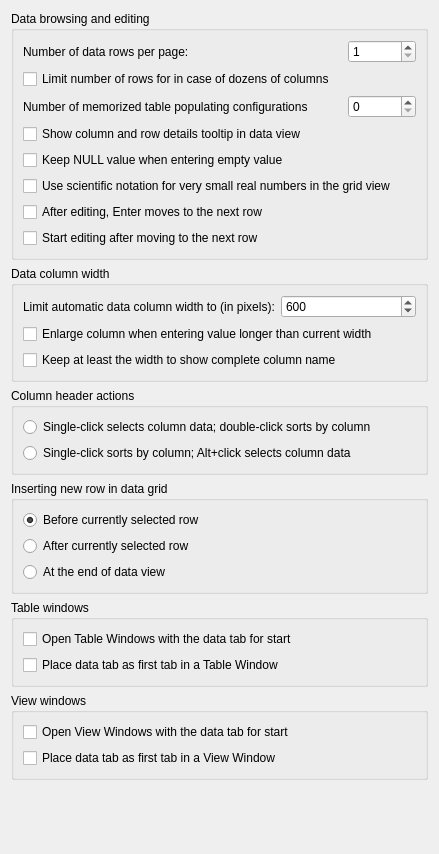
             <widget class="QWidget" name="dataBrowsingScrollAreaContents">
              <property name="geometry">
               <rect>
                <x>0</x>
                <y>0</y>
                <width>439</width>
                <height>854</height>
               </rect>
              </property>
              <layout class="QVBoxLayout" name="verticalLayout_34">
               <item>
                <widget class="QGroupBox" name="dataBrowsingGroup">
                 <property name="title">
                  <string>Data browsing and editing</string>
                 </property>
                 <layout class="QGridLayout" name="gridLayout_2">
                  <item row="2" column="2">
                   <widget class="QSpinBox" name="memPopulConfigsCheck">
                    <property name="toolTip">
                     <string>&lt;p&gt;Maximum number of configurations of Populate Table dialog stored in configuration. Value of 100 should be sufficient.&lt;/p&gt;</string>
                    </property>
                    <property name="maximum">
                     <number>999999</number>
                    </property>
                    <property name="cfg" stdset="0">
                     <string notr="true">General.PopulateHistorySize</string>
                    </property>
                   </widget>
                  </item>
                  <item row="2" column="0" colspan="2">
                   <widget class="QLabel" name="memPopulConfigsLabel">
                    <property name="toolTip">
                     <string>&lt;p&gt;Maximum number of configurations of Populate Table dialog stored in configuration. Value of 100 should be sufficient.&lt;/p&gt;</string>
                    </property>
                    <property name="text">
                     <string>Number of memorized table populating configurations</string>
                    </property>
                   </widget>
                  </item>
                  <item row="4" column="0" colspan="3">
                   <widget class="QCheckBox" name="keepNullWhenEmptyCheck">
                    <property name="toolTip">
                     <string>&lt;p&gt;When editing a cell which used to have NULL value and entering empty string as new value, then this option determinates whether the new value should remain NULL (have this option enabled), or should it be overwritten with empty string value (have this option disabled).&lt;/p&gt;</string>
                    </property>
                    <property name="text">
                     <string>Keep NULL value when entering empty value</string>
                    </property>
                    <property name="cfg" stdset="0">
                     <string notr="true">General.KeepNullWhenEmptyValue</string>
                    </property>
                   </widget>
                  </item>
                  <item row="7" column="0">
                   <widget class="QCheckBox" name="editCellAfterAdvancingCheck">
                    <property name="toolTip">
                     <string>&lt;html&gt;&lt;head/&gt;&lt;body&gt;&lt;p&gt;Automatically starts editing the cell in the next row after moving to it with Enter.&lt;/p&gt;&lt;/body&gt;&lt;/html&gt;</string>
                    </property>
                    <property name="text">
                     <string>Start editing after moving to the next row</string>
                    </property>
                    <property name="cfg" stdset="0">
                     <string notr="true">General.DataEditAutoAdvanceEdit</string>
                    </property>
                   </widget>
                  </item>
                  <item row="0" column="2">
                   <widget class="QSpinBox" name="rowsPerPageSpin">
                    <property name="maximumSize">
                     <size>
                      <width>150</width>
                      <height>16777215</height>
                     </size>
                    </property>
                    <property name="minimum">
                     <number>1</number>
                    </property>
                    <property name="maximum">
                     <number>99999</number>
                    </property>
                    <property name="cfg" stdset="0">
                     <string notr="true">General.NumberOfRowsPerPage</string>
                    </property>
                   </widget>
                  </item>
                  <item row="6" column="0">
                   <widget class="QCheckBox" name="advanceRowOnEnterCheck">
                    <property name="toolTip">
                     <string>&lt;html&gt;&lt;head/&gt;&lt;body&gt;&lt;p&gt;When editing a cell, pressing Enter accepts the value and moves to the same column in the next row.&lt;br/&gt;If disabled, the selection stays on the current cell.&lt;/p&gt;&lt;/body&gt;&lt;/html&gt;</string>
                    </property>
                    <property name="text">
                     <string>After editing, Enter moves to the next row</string>
                    </property>
                    <property name="cfg" stdset="0">
                     <string notr="true">General.DataEditAutoAdvanceOnEnter</string>
                    </property>
                   </widget>
                  </item>
                  <item row="0" column="0" colspan="2">
                   <widget class="QLabel" name="rowsPerPageLabel">
                    <property name="text">
                     <string>Number of data rows per page:</string>
                    </property>
                   </widget>
                  </item>
                  <item row="5" column="0" colspan="3">
                   <widget class="QCheckBox" name="useSciFormatForDoublesCheck">
                    <property name="toolTip">
                     <string>&lt;html&gt;&lt;head/&gt;&lt;body&gt;&lt;p&gt;When enabled, Letos automatically switches to scientific notation for very small real numbers (e.g. &lt;span style=&quot; font-style:italic;&quot;&gt;5.3e-21&lt;/span&gt;).&lt;br/&gt;Decimal notation is used for values whose magnitude allows a readable decimal representation.&lt;/p&gt;&lt;p&gt;When disabled, real numbers are always displayed using decimal notation, even if this results in very long fractional parts.&lt;/p&gt;&lt;/body&gt;&lt;/html&gt;</string>
                    </property>
                    <property name="text">
                     <string>Use scientific notation for very small real numbers in the grid view</string>
                    </property>
                    <property name="cfg" stdset="0">
                     <string notr="true">General.UseSciFormatForDoubles</string>
                    </property>
                   </widget>
                  </item>
                  <item row="1" column="0" colspan="3">
                   <widget class="QCheckBox" name="limitColumnsVsRowsCheck">
                    <property name="toolTip">
                     <string>&lt;html&gt;&lt;head/&gt;&lt;body&gt;&lt;p&gt;If query results contain dozens (or hundreds) of columns, it is more likely that it will exhaust free memory of your computer by loading several gigabytes of data at once. Letos may try to limit number of results displayed on one page in such cases to protect your computer. If you know that you don't work with big values in database, you can disable this limit and you will always see as many rows as defined per page.&lt;/p&gt;&lt;/body&gt;&lt;/html&gt;</string>
                    </property>
                    <property name="text">
                     <string>Limit number of rows for in case of dozens of columns</string>
                    </property>
                    <property name="cfg" stdset="0">
                     <string notr="true">General.LimitRowsForManyColumns</string>
                    </property>
                   </widget>
                  </item>
                  <item row="3" column="0" colspan="3">
                   <widget class="QCheckBox" name="tolltipInDataViewCheck">
                    <property name="toolTip">
                     <string>&lt;p&gt;When this is enabled and user holds mouse pointer over a cell in any data view (query results, a table data, a view data) a tooltip will appear with details about the cell - it includes details like column data type, constraints, ROWID and others.&lt;/p&gt;</string>
                    </property>
                    <property name="text">
                     <string>Show column and row details tooltip in data view</string>
                    </property>
                    <property name="cfg" stdset="0">
                     <string notr="true">General.ShowDataViewTooltips</string>
                    </property>
                   </widget>
                  </item>
                 </layout>
                </widget>
               </item>
               <item>
                <widget class="QGroupBox" name="dataColumnWdGroup">
                 <property name="title">
                  <string>Data column width</string>
                 </property>
                 <layout class="QGridLayout" name="gridLayout_9">
                  <item row="1" column="0" colspan="2">
                   <widget class="QCheckBox" name="enlargeColumnCheck">
                    <property name="toolTip">
                     <string>&lt;html&gt;&lt;head/&gt;&lt;body&gt;&lt;p&gt;When user enters new value into column and the value is bigger than the current column width, the application will enlarge the column to fit the new value, but not wider than the limit defined in the option above.&lt;/p&gt;&lt;/body&gt;&lt;/html&gt;</string>
                    </property>
                    <property name="text">
                     <string>Enlarge column when entering value longer than current width</string>
                    </property>
                    <property name="cfg" stdset="0">
                     <string notr="true">General.EnlargeColumnForValue</string>
                    </property>
                   </widget>
                  </item>
                  <item row="0" column="1">
                   <widget class="QSpinBox" name="initColWidthLimitSpin">
                    <property name="maximumSize">
                     <size>
                      <width>150</width>
                      <height>16777215</height>
                     </size>
                    </property>
                    <property name="toolTip">
                     <string>&lt;p&gt;When the data is read into grid view columns width is automatically adjusted. This value limits the initial width for the adjustment, but user can still resize the column manually over this limit.&lt;/p&gt;</string>
                    </property>
                    <property name="minimum">
                     <number>10</number>
                    </property>
                    <property name="maximum">
                     <number>99999</number>
                    </property>
                    <property name="value">
                     <number>600</number>
                    </property>
                    <property name="cfg" stdset="0">
                     <string notr="true">General.MaxInitialColumnWith</string>
                    </property>
                   </widget>
                  </item>
                  <item row="0" column="0">
                   <widget class="QLabel" name="initColWidthLimitLabel">
                    <property name="toolTip">
                     <string>&lt;html&gt;&lt;head/&gt;&lt;body&gt;&lt;p&gt;When the data is read into grid view columns width is automatically adjusted. This value limits the initial width for the adjustment, but user can still resize the column manually over this limit. This value is also used when enlarging column upon new, longer value entered by the user (see option below).&lt;/p&gt;&lt;/body&gt;&lt;/html&gt;</string>
                    </property>
                    <property name="text">
                     <string>Limit automatic data column width to (in pixels):</string>
                    </property>
                   </widget>
                  </item>
                  <item row="2" column="0" colspan="2">
                   <widget class="QCheckBox" name="keepColNameCheck">
                    <property name="toolTip">
                     <string>&lt;html&gt;&lt;head/&gt;&lt;body&gt;&lt;p&gt;Initial width of data columns will be set to at least show complete name of the column in the header. This can still be overwritten by the initial limit of column width specified in pixels (the setting above).&lt;/p&gt;&lt;/body&gt;&lt;/html&gt;</string>
                    </property>
                    <property name="text">
                     <string>Keep at least the width to show complete column name</string>
                    </property>
                    <property name="cfg" stdset="0">
                     <string notr="true">General.ColumnWidthForName</string>
                    </property>
                   </widget>
                  </item>
                 </layout>
                </widget>
               </item>
               <item>
                <widget class="QGroupBox" name="columnHdrActionGroup">
                 <property name="title">
                  <string>Column header actions</string>
                 </property>
                 <layout class="QVBoxLayout" name="verticalLayout_25">
                  <item>
                   <widget class="ConfigRadioButton" name="colHdrClickSelectsRadio">
                    <property name="text">
                     <string>Single-click selects column data; double-click sorts by column</string>
                    </property>
                    <property name="cfg" stdset="0">
                     <string notr="true">General.SingleColumnClickSort</string>
                    </property>
                    <property name="assignedValue" stdset="0">
                     <bool>false</bool>
                    </property>
                   </widget>
                  </item>
                  <item>
                   <widget class="ConfigRadioButton" name="colHdrClickSortsRadio">
                    <property name="text">
                     <string>Single-click sorts by column; Alt+click selects column data</string>
                    </property>
                    <property name="cfg" stdset="0">
                     <string notr="true">General.SingleColumnClickSort</string>
                    </property>
                    <property name="assignedValue" stdset="0">
                     <bool>true</bool>
                    </property>
                   </widget>
                  </item>
                 </layout>
                </widget>
               </item>
               <item>
                <widget class="QGroupBox" name="insertRowPlacementGroup">
                 <property name="title">
                  <string>Inserting new row in data grid</string>
                 </property>
                 <layout class="QVBoxLayout" name="verticalLayout_33">
                  <item>
                   <widget class="ConfigRadioButton" name="insertRowBeforeRadio">
                    <property name="text">
                     <string>Before currently selected row</string>
                    </property>
                    <property name="checked">
                     <bool>true</bool>
                    </property>
                    <property name="assignedValue" stdset="0">
                     <number>0</number>
                    </property>
                    <property name="cfg" stdset="0">
                     <string notr="true">General.InsertRowPlacement</string>
                    </property>
                   </widget>
                  </item>
                  <item>
                   <widget class="ConfigRadioButton" name="insertRowAfterRadio">
                    <property name="text">
                     <string>After currently selected row</string>
                    </property>
                    <property name="assignedValue" stdset="0">
                     <number>1</number>
                    </property>
                    <property name="cfg" stdset="0">
                     <string notr="true">General.InsertRowPlacement</string>
                    </property>
                   </widget>
                  </item>
                  <item>
                   <widget class="ConfigRadioButton" name="insertRowAtEndRadio">
                    <property name="text">
                     <string>At the end of data view</string>
                    </property>
                    <property name="assignedValue" stdset="0">
                     <number>2</number>
                    </property>
                    <property name="cfg" stdset="0">
                     <string notr="true">General.InsertRowPlacement</string>
                    </property>
                   </widget>
                  </item>
                 </layout>
                </widget>
               </item>
               <item>
                <widget class="QGroupBox" name="tableWinGroup">
                 <property name="title">
                  <string>Table windows</string>
                 </property>
                 <layout class="QVBoxLayout" name="verticalLayout_18">
                  <item>
                   <widget class="QCheckBox" name="openTablesOnDataCheck">
                    <property name="toolTip">
                     <string>&lt;p&gt;When enabled, Table Windows will show up with the data tab, instead of the structure tab.&lt;/p&gt;</string>
                    </property>
                    <property name="text">
                     <string>Open Table Windows with the data tab for start</string>
                    </property>
                    <property name="cfg" stdset="0">
                     <string notr="true">General.OpenTablesOnData</string>
                    </property>
                   </widget>
                  </item>
                  <item>
                   <widget class="QCheckBox" name="dataTabInTableAsFirstCheck">
                    <property name="toolTip">
                     <string>&lt;p&gt;When enabled the &quot;Data&quot; tab will be placed as first tab in every Table Window, instead of being at second place.&lt;/p&gt;</string>
                    </property>
                    <property name="text">
                     <string>Place data tab as first tab in a Table Window</string>
                    </property>
                    <property name="cfg" stdset="0">
                     <string notr="true">General.DataTabAsFirstInTables</string>
                    </property>
                   </widget>
                  </item>
                 </layout>
                </widget>
               </item>
               <item>
                <widget class="QGroupBox" name="viewWinGroup">
                 <property name="title">
                  <string>View windows</string>
                 </property>
                 <layout class="QVBoxLayout" name="verticalLayout_19">
                  <item>
                   <widget class="QCheckBox" name="openViewsOnDataCheck">
                    <property name="toolTip">
                     <string>&lt;p&gt;When enabled, View Windows will show up with the data tab, instead of the structure tab.&lt;/p&gt;</string>
                    </property>
                    <property name="text">
                     <string>Open View Windows with the data tab for start</string>
                    </property>
                    <property name="cfg" stdset="0">
                     <string notr="true">General.OpenViewsOnData</string>
                    </property>
                   </widget>
                  </item>
                  <item>
                   <widget class="QCheckBox" name="dataTabInViewAsFirstCheck">
                    <property name="toolTip">
                     <string>&lt;p&gt;When enabled the &quot;Data&quot; tab will be placed as first tab in every View Window, instead of being at second place.&lt;/p&gt;</string>
                    </property>
                    <property name="text">
                     <string>Place data tab as first tab in a View Window</string>
                    </property>
                    <property name="cfg" stdset="0">
                     <string notr="true">General.DataTabAsFirstInViews</string>
                    </property>
                   </widget>
                  </item>
                 </layout>
                </widget>
               </item>
               <item>
                <spacer name="verticalSpacer_6">
                 <property name="orientation">
                  <enum>Qt::Orientation::Vertical</enum>
                 </property>
                 <property name="sizeHint" stdset="0">
                  <size>
                   <width>20</width>
                   <height>40</height>
                  </size>
                 </property>
                </spacer>
               </item>
              </layout>
             </widget>
